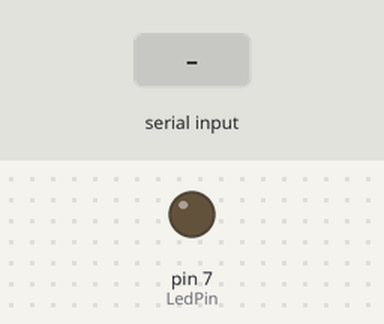
Recording of a sketch running on a simulated Arduino Mega 2560, built with avr-gcc and run on an emulated ATmega2560. Shown: output pins drawn as LEDs (lit = HIGH). Inputs (shaded band) come from the test bench. What the sketch prints to the serial monitor is not drawn.

Above: at 1.2 s.
1.3 s: "1" received over the second serial link
At 2.2 s:
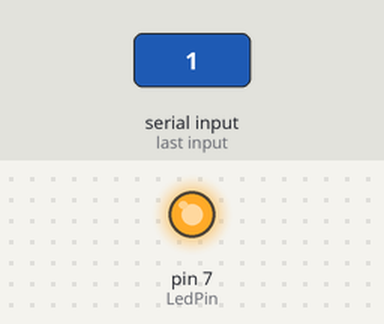
Timing chart, 0 to 4.3 s (numbered marks = the images above; inputs shaded):
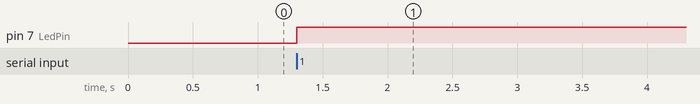

Measured:
- after the input at 1.3 s, pin 7 (LedPin): LOW → HIGH at once

The sketch:

Blink_master.ino
```cpp
/*
 * On the belt
 *  == MASTER ==
 */

#define LedPin 7
int state = 0;

void setup() {
    pinMode(LedPin, OUTPUT);
    digitalWrite(LedPin, LOW);
    Serial1.begin(38400);
    Serial.begin(38400);

}

void loop() {
    state = Serial1.read();
    Serial.println(state);
    //Serial.println(Serial1.available());
    if(Serial1.available()){
      digitalWrite(LedPin, HIGH);
      state = Serial1.read();
      if(state == 0) digitalWrite(LedPin, LOW);
      else digitalWrite(LedPin, HIGH);
//      Serial.println(state);
    }

}
```
